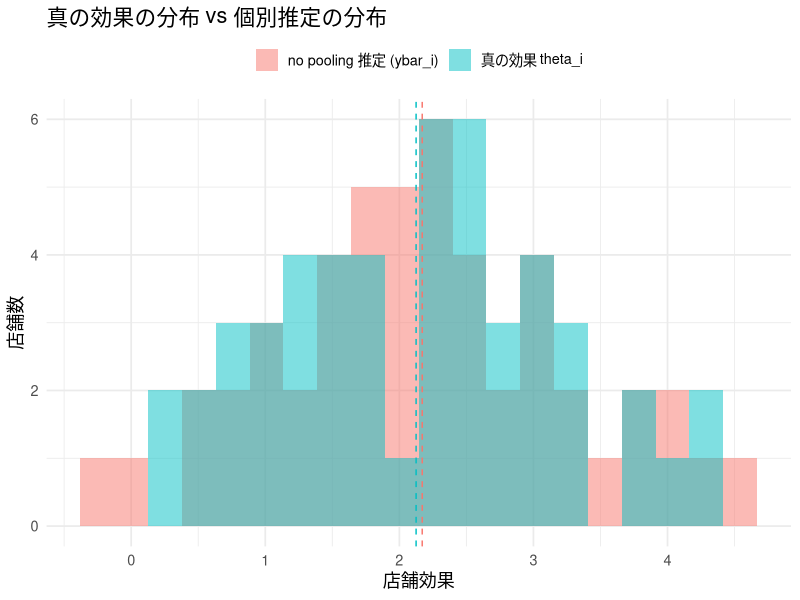
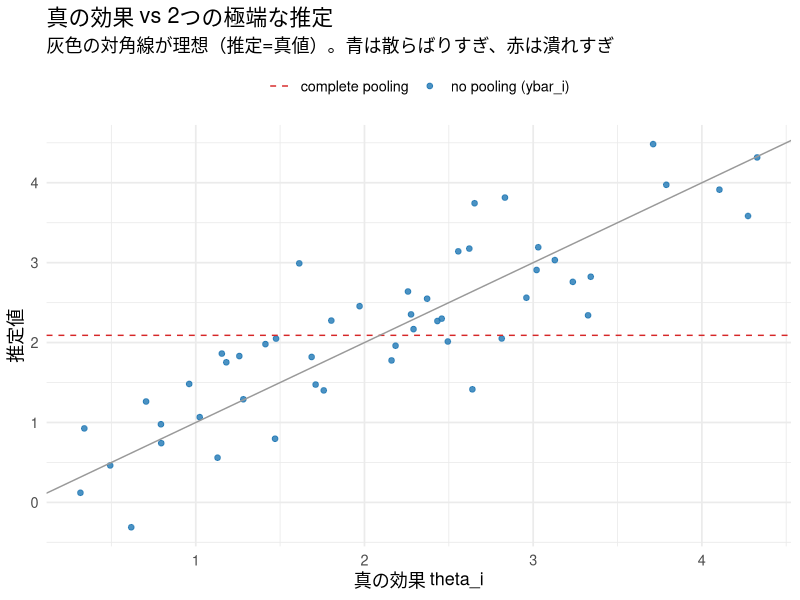
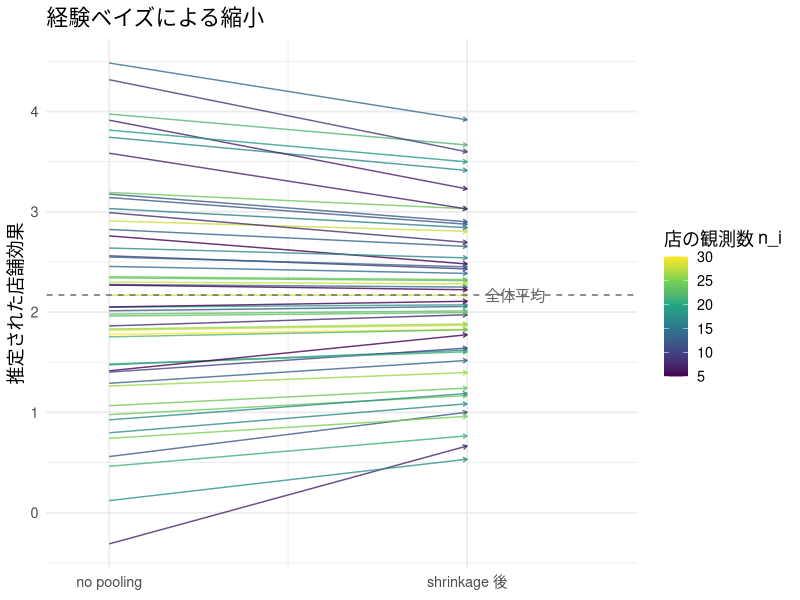
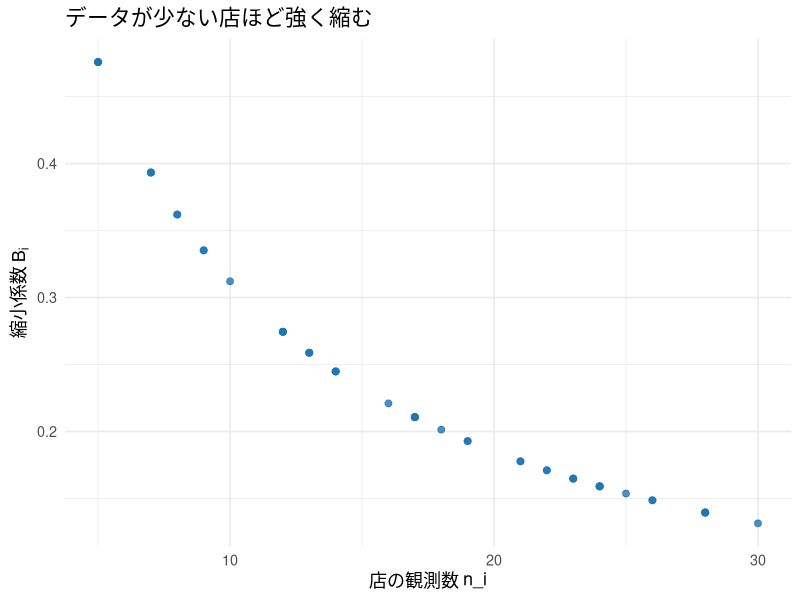
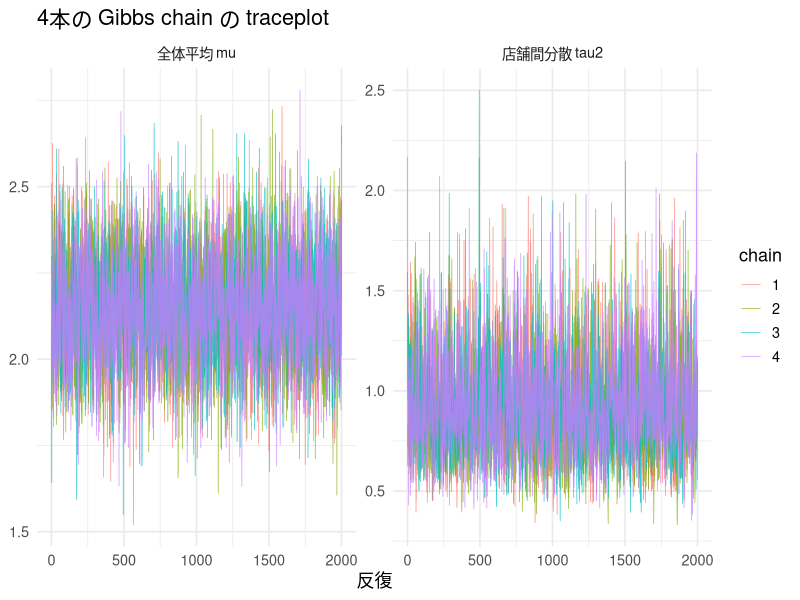
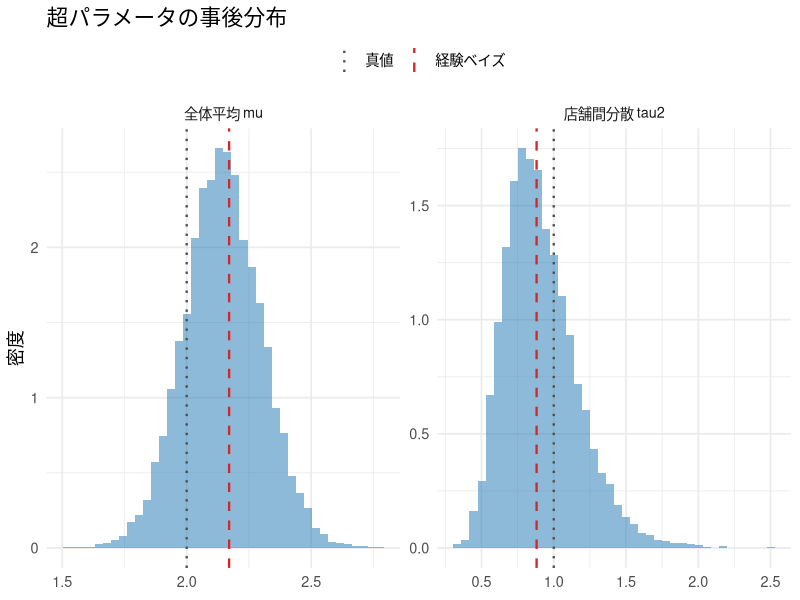
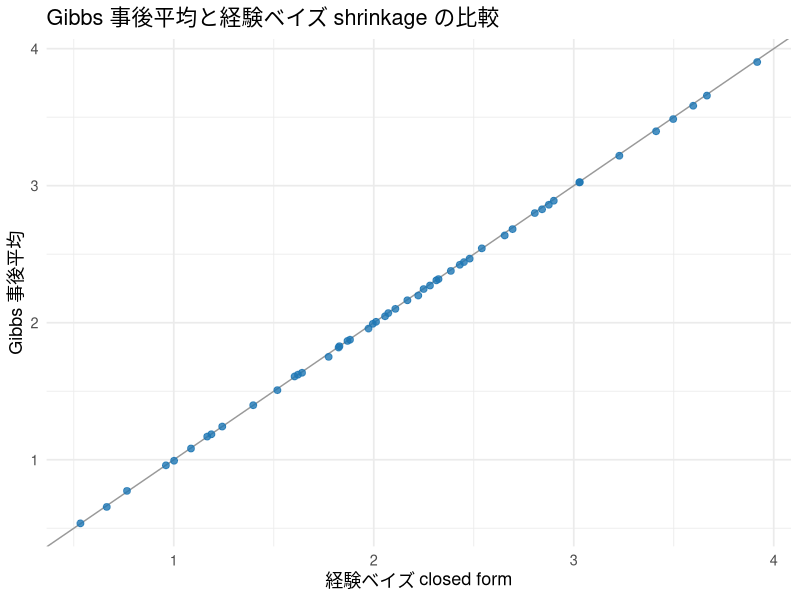
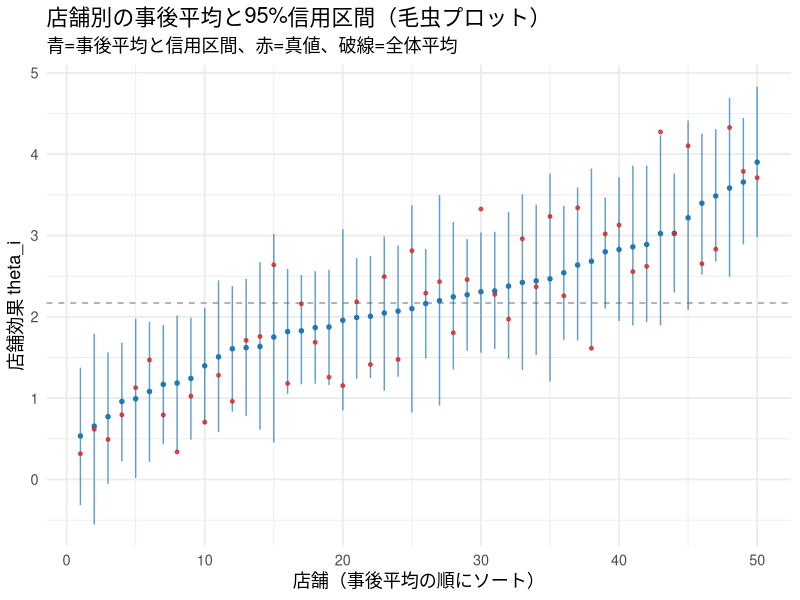

Reproduce these figures in R, in order.
## ---- chunk 1
#| include: false
library(ggplot2)
library(dplyr)
library(tidyr)
library(knitr)

set.seed(20269)

theme_lecture <- function() {
  fam <- if (Sys.info()[["sysname"]] == "Darwin") "Hiragino Sans" else ""
  theme_minimal(base_size = 13, base_family = fam)
}
theme_set(theme_lecture())
knitr::opts_chunk$set(fig.align = "center", dpi = 144)
options(scipen = 8)
## ---- chunk 2
#| label: rtm-setup
# 真の店舗効果 theta_i ~ N(2, tau2=1)、店ごとにノイズ分散が違う
N        <- 50
mu_true  <- 2.0
tau2_true<- 1.0
sigma2   <- 4.0                              # 1観測あたりの分散（既知とする）

n_i        <- sample(5:30, N, replace = TRUE) # 店ごとの観測数（不均等・小さめ）
theta_true <- rnorm(N, mu_true, sqrt(tau2_true))
s2_i       <- sigma2 / n_i                    # 店舗平均 ybar_i の分散 = sigma2/n_i

# 先月(month1)と翌月(month2)の観測を、同じ theta から独立に生成
month1 <- rnorm(N, theta_true, sqrt(s2_i))
month2 <- rnorm(N, theta_true, sqrt(s2_i))

# 先月トップ5を選び、その店の「先月・真値・翌月」を比べる
top5 <- order(month1, decreasing = TRUE)[1:5]
data.frame(
  metric = c("先月の観測（ダッシュボード表示）", "その店の真の効果", "翌月の観測"),
  value  = round(c(mean(month1[top5]), mean(theta_true[top5]), mean(month2[top5])), 3)
) |> kable(caption = "先月トップ5店の、先月・真値・翌月の平均効果")
## ---- chunk 3
#| label: fig-overdispersion
#| fig-cap: "no pooling（店舗別の生の推定）は、真の効果より過分散になる。破線は各分布の平均。"
df_disp <- data.frame(
  value = c(theta_true, month1),
  kind  = rep(c("真の効果 theta_i", "no pooling 推定 (ybar_i)"), each = N)
)
ggplot(df_disp, aes(value, fill = kind)) +
  geom_histogram(alpha = 0.5, position = "identity", bins = 20) +
  geom_vline(data = data.frame(
    kind = c("真の効果 theta_i", "no pooling 推定 (ybar_i)"),
    m = c(mean(theta_true), mean(month1))),
    aes(xintercept = m, color = kind), linetype = "dashed", show.legend = FALSE) +
  labs(title = "真の効果の分布 vs 個別推定の分布",
       x = "店舗効果", y = "店舗数", fill = NULL) +
  theme(legend.position = "top")
## ---- chunk 4
#| label: overdispersion-sd
cat("真の効果の標準偏差       :", round(sd(theta_true), 3), "\n")
cat("no pooling 推定の標準偏差:", round(sd(month1), 3), "  <- 過分散\n")
## ---- chunk 5
#| label: fig-three-pooling
#| fig-cap: "3つの pooling。complete は水平線に潰れ(異質性が死ぬ)、no pooling は対角線から散らばる。真実は対角線。"
pooled_est <- weighted.mean(month1, w = n_i) # theta_iが共通なら精度はn_i/sigma2
df3 <- data.frame(
  store  = 1:N,
  truth  = theta_true,
  nopool = month1
)
ggplot(df3, aes(x = truth)) +
  geom_point(aes(y = nopool, color = "no pooling (ybar_i)"), size = 1.6, alpha = 0.8) +
  geom_hline(aes(yintercept = pooled_est, color = "complete pooling"), linetype = "dashed") +
  geom_abline(slope = 1, intercept = 0, color = "grey60") +
  scale_color_manual(values = c("no pooling (ybar_i)" = "#1f77b4",
                                 "complete pooling" = "#d62728")) +
  labs(title = "真の効果 vs 2つの極端な推定",
       x = "真の効果 theta_i", y = "推定値", color = NULL,
       subtitle = "灰色の対角線が理想（推定=真値）。青は散らばりすぎ、赤は潰れすぎ") +
  theme(legend.position = "top")
## ---- chunk 6
#| label: eb-estimation
# 経験ベイズ：モーメント法で mu と tau2 を推定
mu_hat   <- mean(month1)
var_y    <- var(month1)                    # R の var() は n-1 で割る
tau2_hat <- max(var_y - mean(s2_i), 1e-6)  # 負にならないよう下限を置く

cat("mu_hat   =", round(mu_hat, 3),   " （真値", mu_true, "）\n")
cat("tau2_hat =", round(tau2_hat, 3), " （真値", tau2_true, "）\n")
cat("Var(y) =", round(var_y, 3), " のうち、ノイズ分 mean(s2_i) =",
    round(mean(s2_i), 3), " を引いた残りが tau2_hat\n")
## ---- chunk 7
#| label: eb-shrink
B_i    <- s2_i / (s2_i + tau2_hat)               # 縮小係数（店ごと）
eb_est <- B_i * mu_hat + (1 - B_i) * month1      # 経験ベイズ推定
## ---- chunk 8
#| label: fig-arrow
#| fig-cap: "shrinkage の矢印プロット。各店の no pooling 推定(左)が全体平均に向かって縮む(右)。小さい店ほど大きく動く。"
df_arrow <- data.frame(
  store  = 1:N,
  nopool = month1,
  eb     = eb_est,
  n_i    = n_i
)
ggplot(df_arrow) +
  geom_segment(aes(x = 1, xend = 2, y = nopool, yend = eb, color = n_i),
               arrow = arrow(length = unit(0.12, "cm")), alpha = 0.8) +
  geom_hline(yintercept = mu_hat, linetype = "dashed", color = "grey40") +
  annotate("text", x = 2.05, y = mu_hat, label = "全体平均", hjust = 0, color = "grey40") +
  scale_x_continuous(breaks = c(1, 2), labels = c("no pooling", "shrinkage 後"),
                     limits = c(0.9, 2.4)) +
  scale_color_viridis_c(name = "店の観測数 n_i") +
  labs(title = "経験ベイズによる縮小", x = NULL, y = "推定された店舗効果") +
  theme(legend.position = "right")
## ---- chunk 9
#| label: fig-shrink-vs-n
#| fig-cap: "観測数 n_i と縮小係数 B_i。データが少ない店ほど B_i が大きく、全体平均に強く縮む。"
ggplot(data.frame(n_i = n_i, B_i = B_i), aes(n_i, B_i)) +
  geom_point(color = "#1f77b4", size = 2, alpha = 0.8) +
  labs(title = "データが少ない店ほど強く縮む",
       x = "店の観測数 n_i", y = expression("縮小係数 "*B[i]))
## ---- chunk 10
#| label: mse-table
mse <- function(est) mean((est - theta_true)^2)
data.frame(
  method = c("complete pooling", "no pooling", "empirical Bayes"),
  MSE    = round(c(mse(pooled_est), mse(month1), mse(eb_est)), 4)
) |> kable(caption = "3つの推定量の MSE（真値との二乗誤差の平均）")
## ---- chunk 11
#| label: mse-montecarlo
one_rep <- function() {
  n_i  <- sample(5:30, N, replace = TRUE)
  s2   <- sigma2 / n_i
  th   <- rnorm(N, mu_true, sqrt(tau2_true))
  y    <- rnorm(N, th, sqrt(s2))               # ybar_i ~ N(theta_i, s2_i)
  muh  <- mean(y)
  pool <- weighted.mean(y, w = n_i)
  t2h  <- max(var(y) - mean(s2), 1e-6)
  B    <- s2 / (s2 + t2h)
  eb   <- B * muh + (1 - B) * y
  c(complete = mean((pool - th)^2),
    nopool   = mean((y - th)^2),
    eb       = mean((eb - th)^2))
}
set.seed(20269)
sim <- replicate(1000, one_rep())              # 1000 データセット
round(rowMeans(sim), 4)
cat("\nEB が no pooling に勝ったデータセットの割合:",
    round(mean(sim["eb", ] < sim["nopool", ]), 3), "\n")
## ---- chunk 12
#| label: james-stein-sim
set.seed(20269)
k_js <- 18; nn_js <- 45
p_true_js <- pmin(pmax(0.265 + 0.06 * rnorm(k_js), 0.15), 0.40) # 真値ベクトルを固定

js_rep <- function() {
  hits   <- rbinom(k_js, nn_js, p_true_js)
  y      <- asin(sqrt((hits + 0.375) / (nn_js + 0.75)))       # 分散安定化変換
  v      <- 1 / (4 * nn_js)                                   # 変換後の近似分散
  gm     <- mean(y)
  S      <- sum((y - gm)^2)
  Bl     <- max(0, 1 - (k_js - 3) * v / S)                    # 標本総平均へ縮める Lindley 型係数
  lindley <- gm + Bl * (y - gm)
  mu_t   <- asin(sqrt(p_true_js))
  c(raw = mean((y - mu_t)^2), lindley = mean((lindley - mu_t)^2))
}
set.seed(20270)
js_sim <- replicate(2000, js_rep())
cat("素朴推定の平均MSE   :", round(mean(js_sim["raw", ]), 5), "\n")
cat("Lindley 型の平均MSE  :", round(mean(js_sim["lindley", ]), 5), "\n")
cat("誤差の比 (縮小/raw) :", round(mean(js_sim["lindley", ]) / mean(js_sim["raw", ]), 3), "\n")
cat("縮小が勝った割合     :", round(mean(js_sim["lindley", ] < js_sim["raw", ]), 3), "\n")
## ---- chunk 13
#| label: gibbs-sampler
gibbs_hier <- function(ybar, n_i, sigma2, n_draws = 2000, burn = 500,
                       mu0 = 0, kappa2 = 1e6,
                       alpha0 = 0.01, beta0 = 0.01,
                       seed = NULL, init_mu = NULL, init_tau2 = NULL) {
  if (!is.null(seed)) set.seed(seed)
  N     <- length(ybar)
  theta <- ybar                            # 初期値
  mu    <- if (is.null(init_mu)) mean(ybar) else init_mu
  tau2  <- if (is.null(init_tau2)) max(var(ybar), 0.1) else init_tau2
  keep_theta <- matrix(0, n_draws, N)
  keep_mu    <- numeric(n_draws)
  keep_tau2  <- numeric(n_draws)
  for (it in 1:(n_draws + burn)) {
    # (1) theta_i を引く（店ごと、ベクトル化）
    v_i   <- 1 / (n_i / sigma2 + 1 / tau2)
    m_i   <- v_i * (n_i * ybar / sigma2 + mu / tau2)
    theta <- rnorm(N, m_i, sqrt(v_i))
    # (2) mu（全体平均）を引く
    prec  <- N / tau2 + 1 / kappa2
    mean_ <- (sum(theta) / tau2 + mu0 / kappa2) / prec
    mu    <- rnorm(1, mean_, sqrt(1 / prec))
    # (3) tau2（店舗間分散）を引く：逆ガンマ = 1/ガンマ
    shape          <- alpha0 + N / 2
    precision_rate <- beta0 + 0.5 * sum((theta - mu)^2)
    tau2 <- 1 / rgamma(1, shape = shape, rate = precision_rate)
    # burn-in を過ぎたら保存
    if (it > burn) {
      k <- it - burn
      keep_theta[k, ] <- theta
      keep_mu[k]      <- mu
      keep_tau2[k]    <- tau2
    }
  }
  list(theta = keep_theta, mu = keep_mu, tau2 = keep_tau2)
}

fits <- lapply(1:4, function(ch) {
  gibbs_hier(
    month1, n_i, sigma2, n_draws = 2000, burn = 500,
    seed = 20269 + ch,
    init_mu = mean(month1) + c(-1, -0.3, 0.3, 1)[ch],
    init_tau2 = c(0.2, 0.6, 1.5, 3)[ch]
  )
})

# 事後要約には4本を結合するが、診断までは必ず鎖を分けて保持する
fit <- list(
  theta = do.call(rbind, lapply(fits, `[[`, "theta")),
  mu    = unlist(lapply(fits, `[[`, "mu")),
  tau2  = unlist(lapply(fits, `[[`, "tau2"))
)
## ---- chunk 14
#| label: fig-trace
#| fig-cap: "mu と tau2 の traceplot。特定の水準の周りをランダムに動いていれば収束の目安。"
df_trace <- bind_rows(lapply(seq_along(fits), function(ch) {
  data.frame(iter = seq_along(fits[[ch]]$mu), chain = factor(ch),
             mu = fits[[ch]]$mu, tau2 = fits[[ch]]$tau2)
})) |> pivot_longer(c(mu, tau2), names_to = "param", values_to = "value")
ggplot(df_trace, aes(iter, value, color = chain)) +
  geom_line(linewidth = 0.25, alpha = 0.8) +
  facet_wrap(~param, scales = "free_y",
             labeller = as_labeller(c(mu = "全体平均 mu", tau2 = "店舗間分散 tau2"))) +
  labs(title = "4本の Gibbs chain の traceplot", x = "反復", y = NULL, color = "chain")
## ---- chunk 15
#| label: mcmc-diagnostics
# 教育用の基本診断。実務では posterior パッケージの rank-normalized Rhat と bulk/tail ESS を使う。
basic_mcmc_diag <- function(x) {
  x <- as.matrix(x)                         # 行=反復、列=chain
  n <- nrow(x); m <- ncol(x); n2 <- floor(n / 2)
  split_x <- do.call(cbind, lapply(1:m, function(j) {
    cbind(x[1:n2, j], x[(n - n2 + 1):n, j])
  }))
  W <- mean(apply(split_x, 2, var))
  B <- n2 * var(colMeans(split_x))
  var_plus <- (n2 - 1) / n2 * W + B / n2
  rhat <- sqrt(var_plus / W)

  lag_max <- min(500, n - 1)
  ac <- sapply(1:m, function(j) {
    as.numeric(acf(x[, j], lag.max = lag_max, plot = FALSE)$acf)[-1]
  })
  rho <- rowMeans(ac)
  last_even <- 2 * floor(length(rho) / 2)
  pair_sum <- rho[seq(1, last_even, by = 2)] + rho[seq(2, last_even, by = 2)]
  first_nonpos <- which(pair_sum <= 0)[1]
  keep <- if (is.na(first_nonpos)) seq_along(pair_sum) else seq_len(first_nonpos - 1)
  tau_int <- max(1, 1 + 2 * sum(pair_sum[keep]))
  ess <- min(n * m, n * m / tau_int)
  mcse <- sd(as.vector(x)) / sqrt(ess)
  c(split_Rhat = rhat, ESS = ess, MCSE_mean = mcse)
}

mu_chains   <- sapply(fits, `[[`, "mu")
tau2_chains <- sapply(fits, `[[`, "tau2")
diag_table <- rbind(mu = basic_mcmc_diag(mu_chains),
                    tau2 = basic_mcmc_diag(tau2_chains))
round(diag_table, 4) |> kable(caption = "MCMC診断（4 chains）")
## ---- chunk 16
#| label: fig-posterior-hyper
#| fig-cap: "超パラメータの事後分布。破線は経験ベイズの点推定、点線は真値。この設定での近さを比較する。"
df_post <- data.frame(mu = fit$mu, tau2 = fit$tau2) |>
  pivot_longer(everything(), names_to = "param", values_to = "value")
vlines <- data.frame(
  param = c("mu", "mu", "tau2", "tau2"),
  value = c(mu_hat, mu_true, tau2_hat, tau2_true),
  type  = c("経験ベイズ", "真値", "経験ベイズ", "真値")
)
ggplot(df_post, aes(value)) +
  geom_histogram(aes(y = after_stat(density)), bins = 40, fill = "#1f77b4", alpha = 0.5) +
  geom_vline(data = vlines, aes(xintercept = value, color = type, linetype = type), linewidth = 0.8) +
  facet_wrap(~param, scales = "free",
             labeller = as_labeller(c(mu = "全体平均 mu", tau2 = "店舗間分散 tau2"))) +
  scale_color_manual(values = c("経験ベイズ" = "#d62728", "真値" = "grey30")) +
  scale_linetype_manual(values = c("経験ベイズ" = "dashed", "真値" = "dotted")) +
  labs(title = "超パラメータの事後分布", x = NULL, y = "密度", color = NULL, linetype = NULL) +
  theme(legend.position = "top")
## ---- chunk 17
#| label: gibbs-hyper-summary
cat("mu   : 事後平均", round(mean(fit$mu), 3),
    " / 経験ベイズ", round(mu_hat, 3), " / 真値", mu_true, "\n")
cat("tau2 : 事後平均", round(mean(fit$tau2), 3),
    " / 経験ベイズ", round(tau2_hat, 3), " / 真値", tau2_true, "\n")
## ---- chunk 18
#| label: prior-sensitivity
prior_grid <- data.frame(
  prior = c("IG(0.01, 0.01): 共役デモ", "IG(3, 2)", "IG(5, 4)"),
  alpha0 = c(0.01, 3, 5),
  beta0  = c(0.01, 2, 4)
)

sens <- lapply(seq_len(nrow(prior_grid)), function(g) {
  fs <- lapply(1:4, function(ch) gibbs_hier(
    month1, n_i, sigma2, n_draws = 1200, burn = 300,
    alpha0 = prior_grid$alpha0[g], beta0 = prior_grid$beta0[g],
    seed = 30000 + 100 * g + ch,
    init_mu = mean(month1) + c(-1, -0.3, 0.3, 1)[ch],
    init_tau2 = c(0.2, 0.6, 1.5, 3)[ch]
  ))
  td <- unlist(lapply(fs, `[[`, "tau2"))
  md <- unlist(lapply(fs, `[[`, "mu"))
  data.frame(prior = prior_grid$prior[g], mu_mean = mean(md),
             tau2_mean = mean(td), tau2_lo = unname(quantile(td, 0.025)),
             tau2_hi = unname(quantile(td, 0.975)))
}) |> bind_rows()
sens |> mutate(across(where(is.numeric), ~round(.x, 3))) |>
  kable(caption = "逆ガンマ hyperprior を変えた感度分析")
## ---- chunk 19
#| label: fig-gibbs-vs-eb
#| fig-cap: "Gibbs の店舗別事後平均 vs 経験ベイズ plug-in 推定。近さはこの設定での経験的結果。"
post_theta_mean <- colMeans(fit$theta)
ggplot(data.frame(eb = eb_est, gibbs = post_theta_mean), aes(eb, gibbs)) +
  geom_abline(slope = 1, intercept = 0, color = "grey60") +
  geom_point(color = "#1f77b4", size = 2, alpha = 0.8) +
  labs(title = "Gibbs 事後平均と経験ベイズ shrinkage の比較",
       x = "経験ベイズ closed form", y = "Gibbs 事後平均")
cat("Gibbs事後平均 と EB の相関:", round(cor(post_theta_mean, eb_est), 5), "\n")
cat("最大のズレ:", round(max(abs(post_theta_mean - eb_est)), 4), "\n")
## ---- chunk 20
#| label: fig-caterpillar
#| fig-cap: "店舗別 theta_i の事後平均と95%信用区間。データが少ない店ほど区間が広い。赤点は真値。"
ci_lo <- apply(fit$theta, 2, quantile, 0.025)
ci_hi <- apply(fit$theta, 2, quantile, 0.975)
df_cat <- data.frame(
  store = 1:N, mean = post_theta_mean, lo = ci_lo, hi = ci_hi,
  truth = theta_true, n_i = n_i
) |> arrange(mean) |> mutate(rank = row_number())
ggplot(df_cat, aes(rank, mean)) +
  geom_hline(yintercept = mu_hat, linetype = "dashed", color = "grey60") +
  geom_errorbar(aes(ymin = lo, ymax = hi), color = "#1f77b4", width = 0, alpha = 0.7) +
  geom_point(size = 1.2, color = "#1f77b4") +
  geom_point(aes(y = truth), color = "#d62728", size = 1, alpha = 0.8) +
  labs(title = "店舗別の事後平均と95%信用区間（毛虫プロット）",
       subtitle = "青=事後平均と信用区間、赤=真値、破線=全体平均",
       x = "店舗（事後平均の順にソート）", y = "店舗効果 theta_i")
## ---- chunk 21
#| label: coverage-check
coverage_rep <- function(seed) {
  set.seed(seed)
  y <- rnorm(N, theta_true, sqrt(s2_i))
  fs <- lapply(1:4, function(ch) gibbs_hier(
    y, n_i, sigma2, n_draws = 800, burn = 250,
    seed = 100000 + 10 * seed + ch,
    init_mu = mean(y) + c(-1, -0.3, 0.3, 1)[ch],
    init_tau2 = c(0.2, 0.6, 1.5, 3)[ch]
  ))
  draws <- do.call(rbind, lapply(fs, `[[`, "theta"))
  lo <- apply(draws, 2, quantile, 0.025)
  hi <- apply(draws, 2, quantile, 0.975)
  theta_true >= lo & theta_true <= hi
}
cover <- sapply(1:30, coverage_rep)  # 行=店舗、列=反復データセット
cat("fixed-truth 反復標本での平均被覆率:", round(mean(cover), 3), "\n")
cat("店舗別被覆率の範囲:", paste(round(range(rowMeans(cover)), 3), collapse = " -- "), "\n")
## ---- chunk 22
#| label: targeting
c_thresh <- 3.0
prob_gt  <- colMeans(fit$theta > c_thresh)          # P(theta_i > c | data)
sel_prob <- which(prob_gt >= 0.80)                   # 確率ルールで選抜
top10_np <- order(month1, decreasing = TRUE)[1:10]   # no pooling 点推定トップ10

cat("確率ルール P(theta>3.0)>=0.8 で選ばれた店数:", length(sel_prob), "\n")
cat("no pooling トップ10 のうち、確率ルールに落ちた店:",
    length(setdiff(top10_np, sel_prob)), "店\n")
## ---- chunk 23
#| label: targeting-table
# 点推定では上位なのに、確率ルールで落ちた店の正体を表にする
dropped <- setdiff(top10_np, sel_prob)
data.frame(
  store        = dropped,
  n_i          = n_i[dropped],
  ybar_nopool  = round(month1[dropped], 2),
  post_mean    = round(post_theta_mean[dropped], 2),
  prob_gt_c    = round(prob_gt[dropped], 2),
  truth        = round(theta_true[dropped], 2)
) |> arrange(n_i) |>
  kable(caption = "no pooling では上位、だが確率ルールで落ちた店（n_i の小さい順）")

# 落ちた店の観測数と、全店の観測数の中央値を比べる（前者が小さいはず）
cat("落ちた店の n_i の中央値:", median(n_i[dropped]),
    " / 全店の n_i の中央値:", median(n_i), "\n")
## ---- chunk 24
#| label: fig-targeting
#| fig-cap: "点推定と事後確率の関係。小さい店(濃い色)は点推定が高くても事後確率が伸びない=選抜されにくい。"
df_tgt <- data.frame(ybar = month1, prob = prob_gt, n_i = n_i)
ggplot(df_tgt, aes(ybar, prob, color = n_i)) +
  geom_hline(yintercept = 0.80, linetype = "dashed", color = "grey50") +
  geom_vline(xintercept = c_thresh, linetype = "dotted", color = "grey50") +
  geom_point(size = 2.2, alpha = 0.85) +
  scale_color_viridis_c(name = "観測数 n_i") +
  annotate("text", x = min(month1), y = 0.82, label = "選抜ライン P=0.8",
           hjust = 0, color = "grey40", size = 3) +
  labs(title = "点推定でなく事後確率で選ぶ",
       x = "no pooling 点推定 (ybar_i)", y = "P(theta_i > c | data)")
